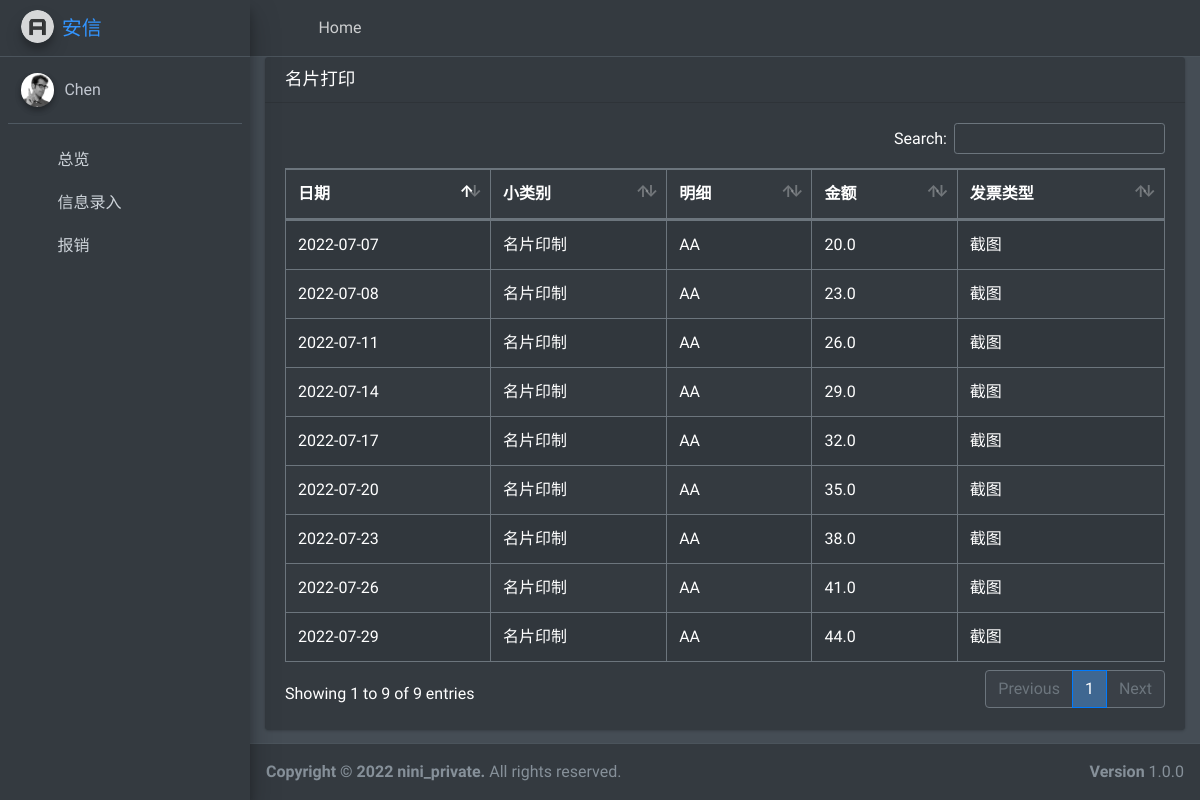
/card, run on an earlier commit of the app's database.
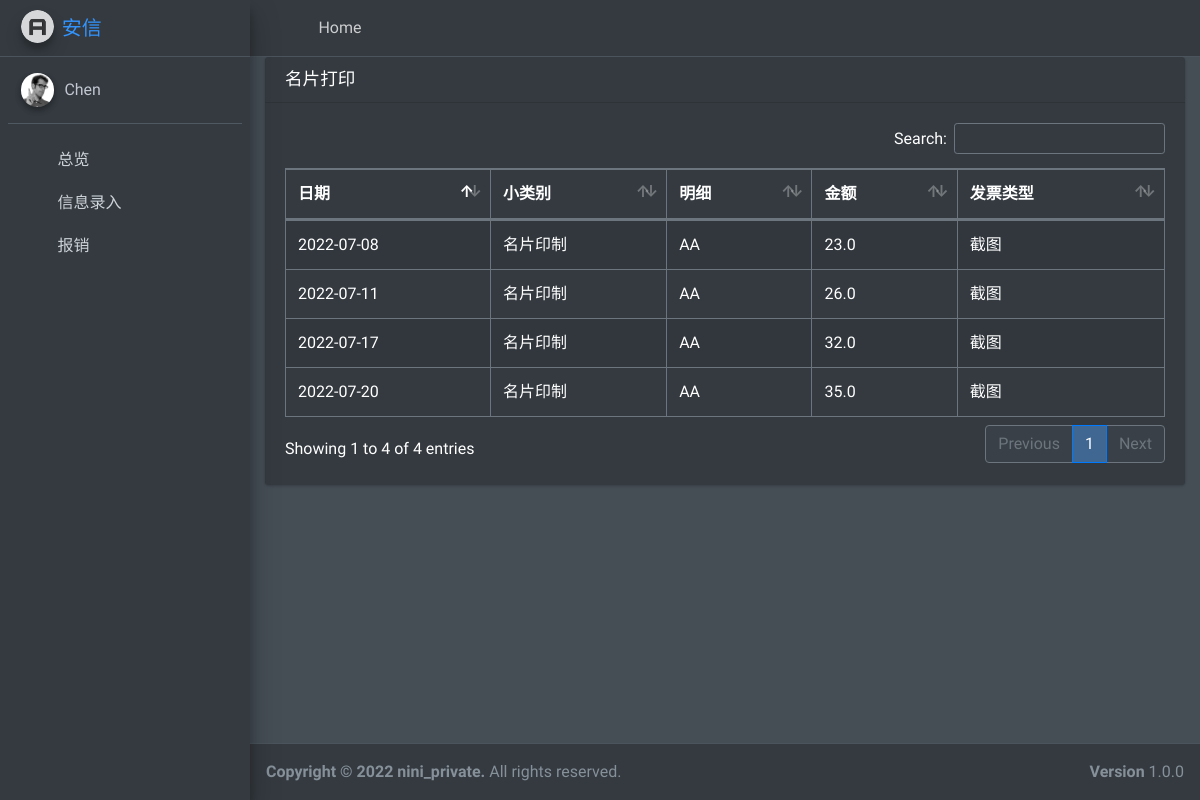
And on a later commit of the database.
### CMDB/models.py (models this page shows, shortened)
class cmdb(models.Model):
    日期 = models.DateField(null=True, blank=True)
    月份 =models.IntegerField(null=True, blank=True)
    花费地 = models.CharField(max_length=255,null=True, blank=True)
    USE_choices =(
        ('名片印制','名片印制'),
        ('日常办公','日常办公'),
        ('员工福利','员工福利')
    )
    小类别 = models.CharField(max_length=255,choices=USE_choices,null=True, blank=True)
    channel_type =(
        ('京东','京东'),
        ('淘宝','淘宝'),
        ('拼多多','拼多多'),
        ('闪送','闪送')
    )
    购买渠道 =models.CharField(max_length=255,choices=channel_type,null=True, blank=True)
    明细 = models.TextField()
    金额 = models.FloatField()
    bill_type = (
        ('截图','截图'),
        ('发票','发票'),
        ('截图+发票','截图+发票')
    )
    发票类型 =  models.CharField(max_length=255,choices=bill_type,null=True, blank=True)
    CHOICES = (
        ('yes','是'),
        ('no','否')
    )
    报销申请 = models.CharField(max_length=255,choices=CHOICES,null=True, blank=True)
    财务打款 = models.CharField(max_length=255,choices=CHOICES,null=True, blank=True)

### CMDB/views.py (the view)
# urls.py: path('card',views.card,name='card'),
def card(request):
    objs = cmdb.objects.filter(小类别='名片印制')
    for date in objs:
        date.日期 = date.日期.strftime("%Y-%m-%d")
    return render(request, 'card.html',context={
        'objs': objs,
    }
                  )

### CMDB/templates/card.html (shortened to what this page needs)
{% extends "base.html" %}
{% block content %}
   <div class="col-12">
            <div class="card">
              <div class="card-header">
                <h3 class="card-title">名片打印</h3>
              </div>
              <div class="card-body">
                <table id="example1" class="table table-bordered table-striped">
                  <thead>
                  <tr>
                      <th>日期</th>
                      <th>小类别</th>
                      <th>明细</th>
                      <th>金额</th>
                      <th>发票类型</th>
                  </tr>
                  </thead>
                  {% for message in objs %}
                      <tr>
                          <td>{{ message.日期 }}</td>
                          <td>{{ message.小类别 }}</td>
                          <td>{{ message.明细 }}</td>
                          <td>{{ message.金额 }}</td>
                          <td>{{ message.发票类型 }}</td>
                      </tr>
                  {% endfor %}
                </table>
              </div>
            </div>
          </div>
{% endblock content %}

What changed in the data, as far as the page shows it:
removed cmdb: 日期 "2022-07-07", 小类别 "名片印制", 明细 "AA", 金额 "20.0", 发票类型 "截图"
removed cmdb: 日期 "2022-07-14", 小类别 "名片印制", 明细 "AA", 金额 "29.0", 发票类型 "截图"
removed cmdb: 日期 "2022-07-23", 小类别 "名片印制", 明细 "AA", 金额 "38.0", 发票类型 "截图"
removed cmdb: 日期 "2022-07-26", 小类别 "名片印制", 明细 "AA", 金额 "41.0", 发票类型 "截图"
removed cmdb: 日期 "2022-07-29", 小类别 "名片印制", 明细 "AA", 金额 "44.0", 发票类型 "截图"
Also different on the page:
text written by a page script: "Search: Showing 1 to 9 of 9 entries Previous 1 Next" → "Search: Showing 1 to 4 of 4 entries Previous 1 Next"
